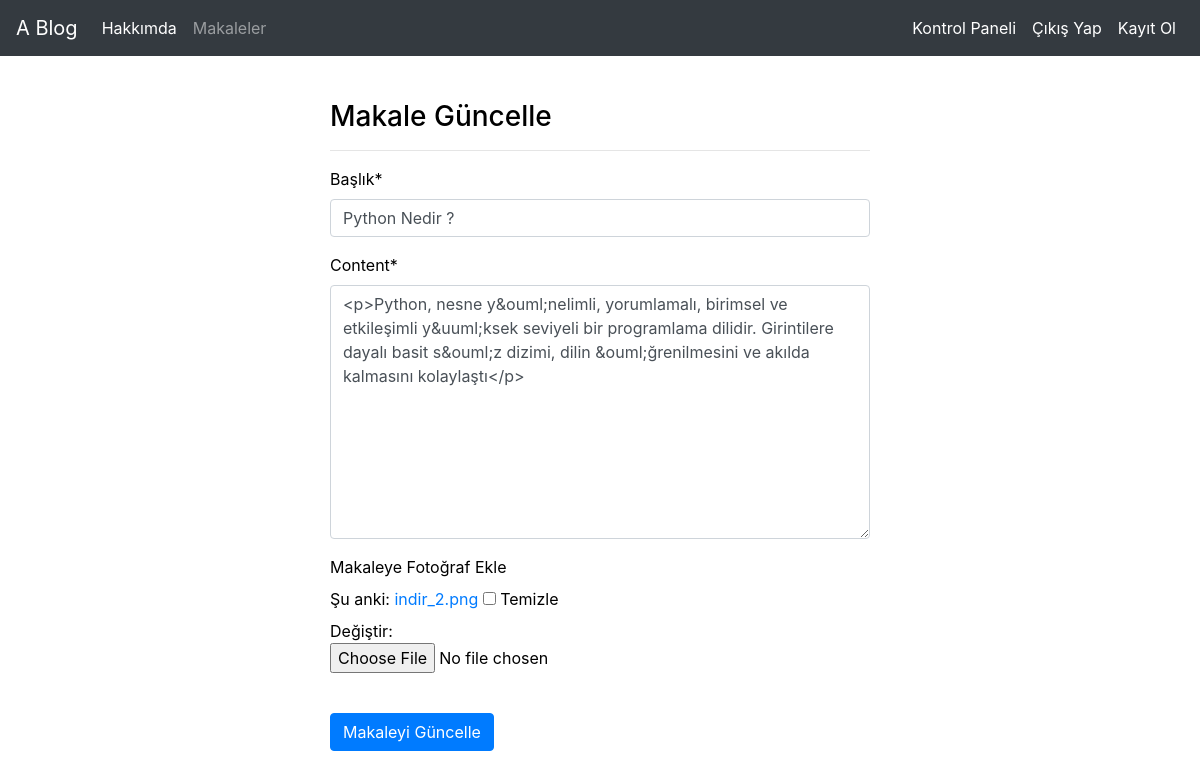
Page /articles/update/13 (signed in) on the committed database.
### article/models.py (models this page shows, shortened)
class Article(models.Model):
    author =  models.ForeignKey("auth.User", verbose_name=("Yazar"), on_delete=models.CASCADE)
    title = models.CharField(max_length=50, verbose_name=("Başlık"))
    content = RichTextField()
    created_date = models.DateTimeField(auto_now_add=True, verbose_name=("Oluşturulma Tarihi"))
    article_image = models.FileField(blank = True, null = True,verbose_name="Makaleye Fotoğraf Ekle")
    class Meta:
        ordering = ['-created_date'] # Makaleler tarihe göre en son eklenenden ilk eklenene göre sıralanacak

### article/views.py (the view, shortened to what this page needs)
# urls.py: path("update/<int:id>",views.updateArticle,name ="update"),
@login_required(login_url ="user:login") # Giriş yapılmamışsa fonksiyon çalışmaz ve kullanıcı giriş sayfasına yönlendirir(Güvenlik Amaçlı)
def updateArticle(request,id):
    article = get_object_or_404(Article,id=id)
    form = ArticleForm(request.POST or None,request.FILES or None,instance = article)
    return render(request, "update.html",{"form":form})

### article/forms.py
class ArticleForm(forms.ModelForm):
    class Meta:
        model = Article
        fields = ["title","content","article_image"]

### templates/update.html (shortened to what this page needs)
{% extends 'layout.html' %}
{% block body %}
{% load crispy_forms_tags %}
<div class="row">
    <div class="col-md-6 offset-md-3">
        <h3>Makale Güncelle</h3>
        <hr>
        <form method="POST" enctype="multipart/form-data">
            {{form|crispy}}
            <br>
            <button type = "submit" class = "btn btn-primary">Makaleyi Güncelle</button>
        </form>
    </div>
</div>
{% endblock body %}

### rows in the picture
Article: title "Python Nedir ?", content "<p>Python, nesne y&ouml;nelimli, yorumlamalı, birimsel ve etkileşimli y&uuml;ksek seviyeli bir programlama dilidir. Girintilere dayalı basit s&ouml;z dizimi, dilin &ouml;ğrenilmesini ve akılda kalmasını kolaylaştı</p>"
